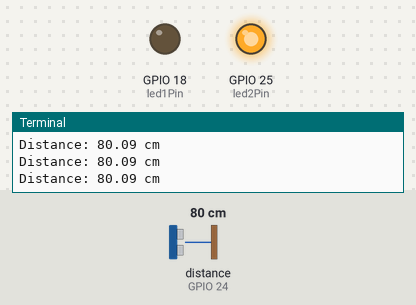
Recording of a program running on a simulated Raspberry Pi (BCM pin numbers). Shown: output pins drawn as LEDs (lit = HIGH), the last lines printed to the terminal. The inputs (shaded band) are chosen by the test bench; at power-on: distance to the obstacle (sensor on GPIO 24) 80 cm. The echo pulse lasts 58.3 µs per cm; the clock reads 2024-03-15 10:24:30 at power-on unless the program sets it; pins used as bus, display or sensor lines are not drawn.

Above: at 1.2 s.
1.3 s: distance to the obstacle (sensor on GPIO 24) set to 11 cm
2.8 s: distance to the obstacle (sensor on GPIO 24) set to 8 cm
At 3.7 s:
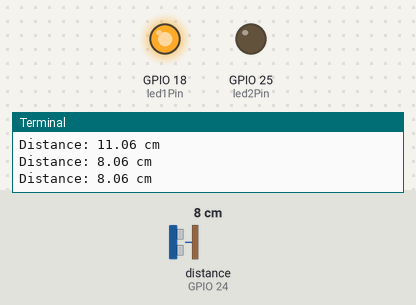
4.5 s: distance to the obstacle (sensor on GPIO 24) set to 18 cm
At 5.0 s:
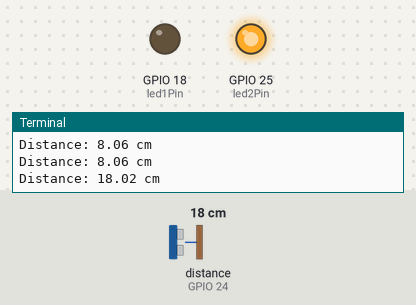
6.0 s: distance to the obstacle (sensor on GPIO 24) set to 2 cm
At 7.5 s:
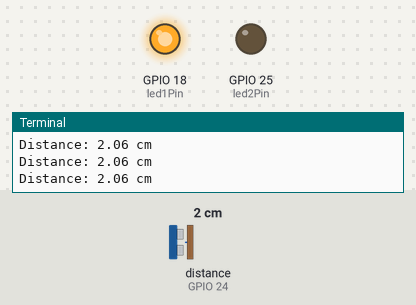
Timing chart, 0 to 8.5 s (numbered marks = the images above; inputs shaded):
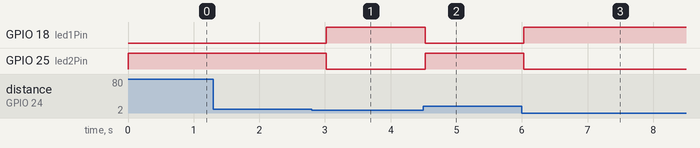

Measured:
- the behaviour switches between 10 and 9 cm on distance to the obstacle (sensor on GPIO 24) (found by bisection; images 0 and 1)
- after the input at 2.8 s, GPIO 18 (led1Pin): LOW → HIGH after 0.22 s; GPIO 25 (led2Pin): HIGH → LOW after 0.22 s
- after the input at 4.5 s, GPIO 18 (led1Pin): HIGH → LOW at once; GPIO 25 (led2Pin): LOW → HIGH at once
- after the input at 6.0 s, GPIO 18 (led1Pin): LOW → HIGH at once; GPIO 25 (led2Pin): HIGH → LOW at once

The program:

ultraSonicLedIntergration2.py
```python
import RPi._GPIO as GPIO
import time

trigerPin = 23
echoPin = 24
led1Pin = 18
led2Pin = 25

GPIO.setmode(GPIO.BCM)
GPIO.setup(trigerPin, GPIO.OUT)
GPIO.setup(led1Pin, GPIO.OUT)
GPIO.setup(led2Pin, GPIO.OUT)
GPIO.setup(echoPin, GPIO.IN)

GPIO.output(trigerPin, GPIO.LOW)

try:
	while True:
		GPIO.output(trigerPin, GPIO.HIGH)
		time.sleep(0.00001)
		GPIO.output(trigerPin, GPIO.LOW)
		while not GPIO.input(echoPin):
			pulse_start = time.time()
		while GPIO.input(echoPin):
			pulse_end = time.time()
		pulse_duration = pulse_end - pulse_start
		distance = pulse_duration * 17150
		print("Distance: %.2f cm" % distance)
		if distance < 10:
			GPIO.output(led1Pin, GPIO.HIGH)
			GPIO.output(led2Pin, GPIO.LOW)
		else:
			GPIO.output(led1Pin, GPIO.LOW)
			GPIO.output(led2Pin, GPIO.HIGH)
		time.sleep(0.5)
except:
	GPIO.cleanup()
	print()
	print("jongryo...")
```
